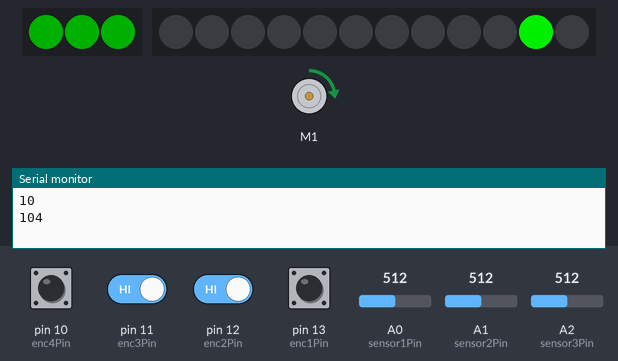
Simulated run of this sketch. Board: Arduino Uno, built with avr-gcc and run on an emulated ATmega328P. Parts: 3 RGB LEDs in strip order, left to right, 12 RGB LEDs in strip order, left to right, DC motor (green arrow = forward, orange = backward, longer = faster), the last lines printed to the serial monitor. Inputs (shaded band) come from the test bench; at power-on: pin 10 (enc4Pin), pin 11 (enc3Pin), pin 12 (enc2Pin), pin 13 (enc1Pin) HIGH, A0 (sensor1Pin) = 512, A1 (sensor2Pin) = 512, A2 (sensor3Pin) = 512. Dim RGB values are drawn brighter than linear; random numbers use the default seed unless the sketch sets one.

Above: at 1.8 s.
1.9 s: A0 (sensor1Pin) set to 313
6.1 s: A0 (sensor1Pin) set to 287
At 7.3 s:
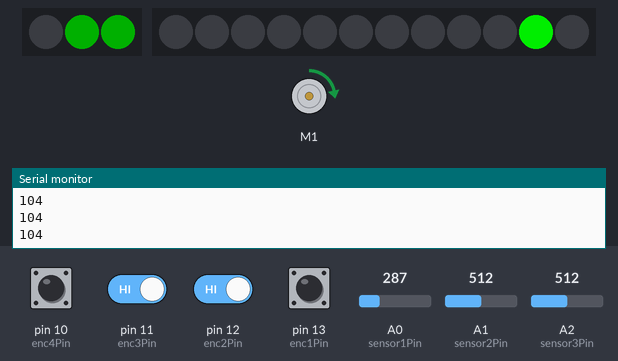
8.5 s: pin 11 (enc3Pin) driven LOW and pin 12 (enc2Pin) driven LOW
At 9.4 s:
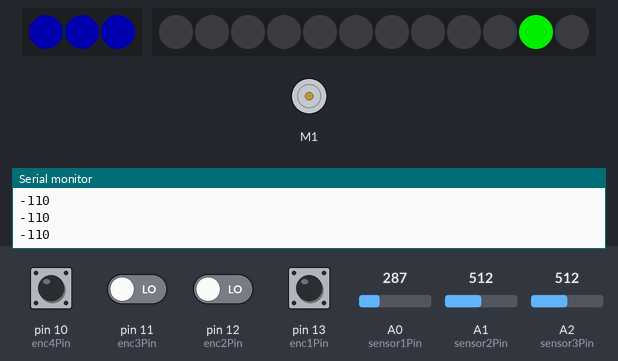
10.0 s: A0 (sensor1Pin) set to 306
At 10.8 s:
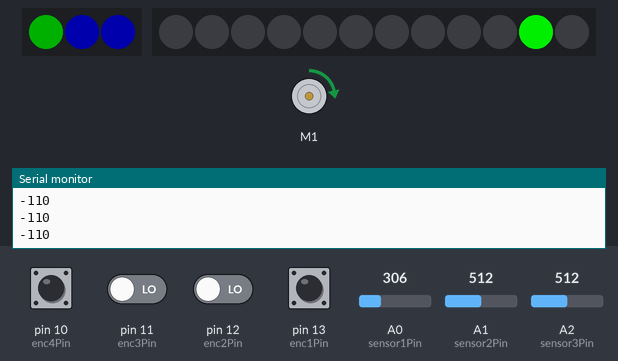
11.5 s: A1 (sensor2Pin) set to 311
13.5 s: A1 (sensor2Pin) set to 283
At 14.7 s:
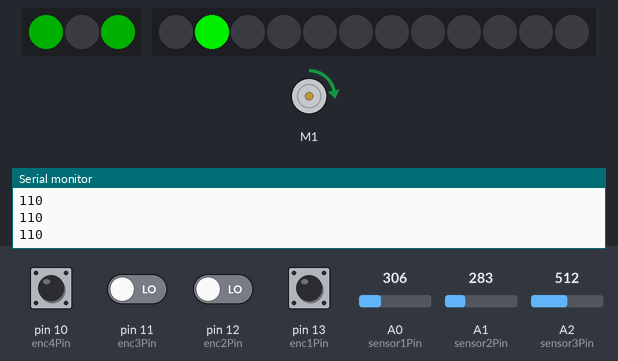
Timing chart, 0 to 16.5 s (numbered marks = the images above; inputs shaded):
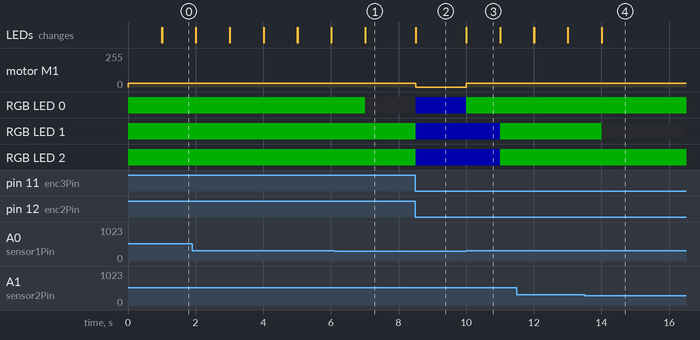

The sketch:

Sprint3Code.ino
```cpp
#include <Wire.h>
#include <Adafruit_MotorShield.h>
#include "utility/Adafruit_MS_PWMServoDriver.h"
Adafruit_MotorShield AFMS = Adafruit_MotorShield();

#include <Adafruit_NeoPixel.h>
#ifdef __AVR__
#include <avr/power.h>
#endif

// motor and LED setup code
Adafruit_DCMotor *cakeMotor = AFMS.getMotor(1);
Adafruit_DCMotor *rotaryMotor = AFMS.getMotor(1);
Adafruit_NeoPixel sensorStrip = Adafruit_NeoPixel(3, 5, NEO_GRB + NEO_KHZ800);
Adafruit_NeoPixel animalStrip = Adafruit_NeoPixel(12, 6, NEO_GRB + NEO_KHZ800);

// initialize cake clock's IR distance sensors
int sensor1Pin = A0;
int sensor2Pin = A1;
int sensor3Pin = A2;
int sensor1Value = 0;
int sensor2Value = 0;
int sensor3Value = 0;

uint8_t cakeSpeed = 30;       // speed of cakeMotor
boolean isClockwise = true;   // direction of cakeMotor
int sensVals[3] = {0, 0, 0};  // array to record order sensors are triggered
int threshold = 300;          // threshold to trigger distance sensors
boolean cakeTriggered = false;// if cakeTriggered==true, rotary clock can be triggered
int animalNumber = -1;        // number of animal that is lit up

//unsigned long lastWalk = 0;   //how long it's been since someone walked around the cake clock
//int rotaryThreshold = 5000;   //wait 5 seconds after face doesn't move to bring back to 12 position
//int cakeThreshold = 30000;    //wait 30 seconds after ppl stop walking around to stop moving

// rotary clock variables
const int enc1Pin = 13;
const int enc2Pin = 12;
const int enc3Pin = 11;
const int enc4Pin = 10;

// sensor values. enc1 is far outer edge, enc4 is inner edge.
int enc1 = 0;
int enc2 = 0;
int enc3 = 0;
int enc4 = 0;

// what the encoder reads now and what it read on the last loop
byte encoderValue = B0000;
byte lastEncoderValue = B0000;

int clockNumber = 0;          // at 12 position


void setup() {
  // put your setup code here, to run once:
  Serial.begin(9600);
  AFMS.begin();

  // cake clock setup code starts LEDs and cakeMotor
  sensorStrip.begin();
  sensorStrip.show();
  animalStrip.begin();
  animalStrip.show();
  cakeMotor->setSpeed(100);
  cakeMotor->run(FORWARD);
  cakeMotor->run(RELEASE);

}

void loop() {
  // read distance sensors
  sensor1Value = analogRead(sensor1Pin);
  sensor2Value = analogRead(sensor2Pin);
  sensor3Value = analogRead(sensor3Pin);

  // tests which sensors are on
{ if ((sensor1Value > threshold) && sensVals[0] == 0) {
      sensVals[0] = sensVals[0] + sensVals[1] + sensVals[2] + 1;
      sensorStrip.setPixelColor(0, sensorStrip.Color(0, 55, 0));
      sensorStrip.show();
    }
  }
{ if ((sensor2Value > threshold) && sensVals[1] == 0) {
      sensVals[1] = sensVals[0] + sensVals[1] + sensVals[2] + 1;
      sensorStrip.setPixelColor(1, sensorStrip.Color(0, 55, 0));
      sensorStrip.show();
    }
  }
{ if ((sensor3Value > threshold) && sensVals[2] == 0) {
      sensVals[2] = sensVals[0] + sensVals[1] + sensVals[2] + 1;
      sensorStrip.setPixelColor(2, sensorStrip.Color(0, 55, 0));
      sensorStrip.show();
    }
  }

  // switch to determine whether sensors were triggered CW or CCW
  if (sensVals[0] + sensVals[1] + sensVals[2] == 7) {
    if (sensVals[0] == 1) {
      if (sensVals[1] == 2) {
        isClockwise = true;
      }
      else {
        isClockwise = false;
      }
    }
    else if (sensVals[0] == 2) {
      if (sensVals[1] == 4) {
        isClockwise = true;
      }
      else {
        isClockwise = false;
      }
    }
    else if (sensVals[0] == 4) {
      if (sensVals[1] == 1) {
        isClockwise = true;
      }
      else {
        isClockwise = false;
      }
    }

    // resets sensor values after all 3 distance sensors are triggered
    sensVals[0] = 0;
    sensVals[1] = 0;
    sensVals[2] = 0;

    if (isClockwise) {
      cakeMotor->run(FORWARD);
    }
    else {
      cakeMotor->run(BACKWARD);
    }
    cakeMotor->setSpeed(cakeSpeed); // turns cake motor on
    cakeTriggered = true;           // cake clock has been triggered

    delay(1000);
    // turns on the LEDs corresponding to distance sensors that were triggered
    sensorStrip.setPixelColor(0, 0);
    sensorStrip.setPixelColor(1, 0);
    sensorStrip.setPixelColor(2, 0);
    sensorStrip.show();

    // turns on an LED behind a random animal; animalNumber is now rotary puzzle solution
    if (animalNumber < 0) {
      animalNumber = random(11);
      Serial.println(animalNumber);
      animalStrip.setPixelColor(animalNumber, animalStrip.Color(0, 200, 0));
      animalStrip.show();
    }
  }
  // cakeMotor stops turning after [cakeThreshold] milliseconds
  //if ((millis() - lastWalk > cakeThreshold)) {
  //  cakeMotor->setSpeed(0);
  //}
  //lastTime = millis();

  if (cakeTriggered) { //runs all of the rotary clock code
    // read encoder reflectance sensors
    enc1 = digitalRead(enc1Pin);
    enc2 = digitalRead(enc2Pin);
    enc3 = digitalRead(enc3Pin);
    enc4 = digitalRead(enc4Pin);

    // condense sensor reads into a 4-bit binary number
    encoderValue = 1 * enc1 + 2 * enc2 + 4 * enc3 + 8 * enc4;

    switch (encoderValue) { // selects a number from 0-11 corresponding to sensor readings
      case B0000:
        clockNumber = 0;
        break;
      case B1000:
        clockNumber = 1;
        break;
      case B1100:
        clockNumber = 2;
        break;
      case B1110:
        clockNumber = 3;
        break;
      case B1111:
        clockNumber = 4;
        break;
      case B0111:
        clockNumber = 5;
        break;
      case B0011:
        clockNumber = 6;
        break;
      case B0001:
        clockNumber = 7;
        break;
      case B0101:
        clockNumber = 8;
        break;
      case B1101:
        clockNumber = 9;
        break;
      case B1001:
        clockNumber = 10;
        break;
      case B1011:
        clockNumber = 11;
        break;
    }
    Serial.print(animalNumber);
    Serial.println(clockNumber);
    if (clockNumber == animalNumber) { // we have achieved our goal
      sensorStrip.setPixelColor(0, sensorStrip.Color(0, 0, 50)); // three LEDs turn blue to indicate you have won
      sensorStrip.setPixelColor(1, sensorStrip.Color(0, 0, 50));
      sensorStrip.setPixelColor(2, sensorStrip.Color(0, 0, 50));
      sensorStrip.show();

      // animal LEDs reset
      animalStrip.setPixelColor(animalNumber, 0);
      animalNumber = -1;

      // stops cake motor if that hasn't happened already
      cakeMotor->setSpeed(0);
    }

    lastEncoderValue = encoderValue;

    // THE FOLLOWING CODE IS NOT YET TESTED
    // checks to see how long it's been since the rotary clock was moved
    //    if ((millis() - lastTime > rotaryThreshold) && (encoderValue != B0100)) {
    // rotaryMotor rotates clock face back to 12 position
    //      rotaryMotor->setSpeed(RSpeed);
    //
    //      while (encoderValue != B0100) { // until it reaches the 0 degrees marker
    //        cakeMotor->run(BACKWARD);
    //
    //        //run cakeMotor whichever direction it was going to run anyway
    //        if (isClockwise) {
    //          cakeMotor->run(FORWARD);
    //        }
    //        else {
    //          cakeMotor->run(BACKWARD);
    //        }
    //      }
    //
    //      rotaryMotor->setSpeed(0);
    //      clockNumber = 0;
    //      Serial.println("returned to 12");
    //    }
  }
}
```

Measured:
- the behaviour switches between 301 and 300 on A0 (sensor1Pin) (found by bisection; images 0 and 1)
- the behaviour switches between 301 and 300 on A1 (sensor2Pin) (found by bisection; images 3 and 4)
- after the input at 8.5 s, motor M1: forward 30/255 → stopped at once; RGB LED 0: off → RGB(0, 0, 50) at once; RGB LED 1, RGB LED 2: RGB(0, 55, 0) → RGB(0, 0, 50) at once
- after the input at 10.0 s, motor M1: stopped → forward 30/255 at once; RGB LED 0: RGB(0, 0, 50) → RGB(0, 55, 0) at once; RGB LED 1, RGB LED 2: RGB(0, 0, 50) → RGB(0, 55, 0) after 1.0 s
- what the display in image 3 shows lasts 1.0 s, from 10.0 s to 11.0 s
